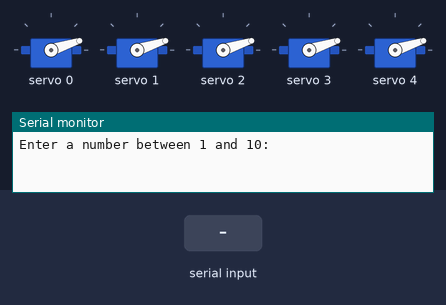
Bench run of a sketch on a simulated Arduino Uno, built with avr-gcc and run on an emulated ATmega328P. Shown: 5 × servo, the last lines printed to the serial monitor. Inputs (shaded band) come from the test bench.

Above: at 1.2 s.
1.3 s: "1\n" received over Serial
At 1.7 s:
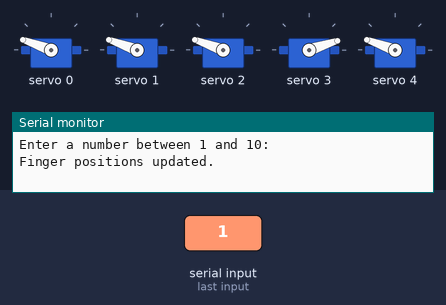
2.8 s: "2\n" received over Serial
At 4.0 s:
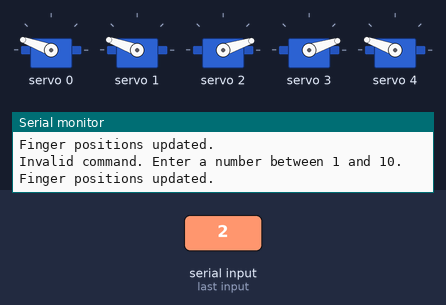
4.3 s: "3\n" received over Serial
At 5.2 s:
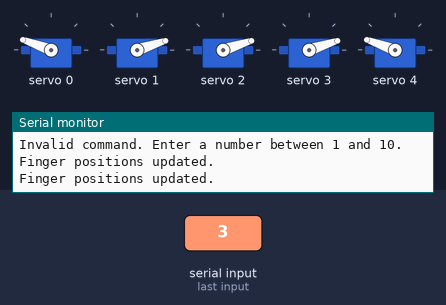
5.8 s: "4\n" received over Serial
At 6.3 s:
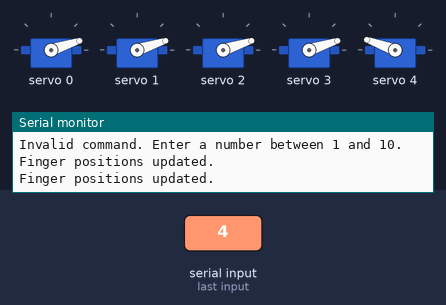
7.3 s: "5\n" received over Serial
At 8.7 s:
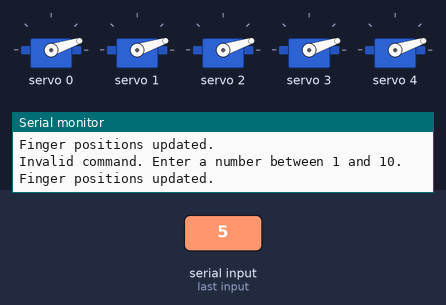
Timing chart, 0 to 9.8 s (numbered marks = the images above; inputs shaded):
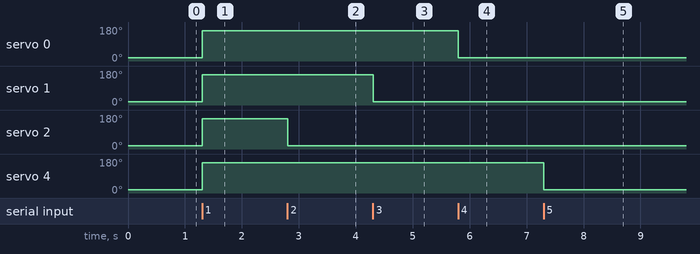

Measured:
- after the input at 1.3 s, servo 0–2, servo 4: 18° → 160° at once
- after the input at 2.8 s, servo 2: 160° → 18° at once
- after the input at 4.3 s, servo 1: 160° → 18° at once
- after the input at 5.8 s, servo 0: 160° → 18° at once
- after the input at 7.3 s, servo 4: 160° → 18° at once

The sketch:

r_hand_fingers_counting.ino
```cpp
#include <Wire.h>
#include <Adafruit_PWMServoDriver.h>

// Create an instance of the PCA9685
Adafruit_PWMServoDriver pca9685 = Adafruit_PWMServoDriver();

// Define servo channels for each finger
#define PINKY_CHANNEL 0
#define RING_CHANNEL 1
#define MIDDLE_CHANNEL 2
#define INDEX_CHANNEL 3
#define THUMB_CHANNEL 4

// Servo parameters
#define SERVOMIN 150  // Min pulse length
#define SERVOMAX 600  // Max pulse length

// Constants for angles
const int ANGLE_OPEN = 0;    // Open position
const int ANGLE_CLOSED = 120; // Closed position

void setup() {
  Serial.begin(9600); // Start serial communication
  pca9685.begin();
  pca9685.setPWMFreq(50); // Set frequency to 50Hz

  // Initialize all fingers to open position
  setAllFingersAngle(ANGLE_OPEN);

  Serial.println("Enter a number between 1 and 10:");
}

void loop() {
  if (Serial.available() > 0) {
    int command = Serial.parseInt(); // Read the number entered

    switch (command) {
      case 1:
        setFingers(ANGLE_CLOSED, ANGLE_CLOSED, ANGLE_CLOSED, ANGLE_OPEN, ANGLE_CLOSED); // Close all except index
        break;
      case 2:
        setFingers(ANGLE_CLOSED, ANGLE_CLOSED, ANGLE_OPEN, ANGLE_OPEN, ANGLE_CLOSED); // Close all except index and middle
        break;
      case 3:
        setFingers(ANGLE_CLOSED, ANGLE_OPEN, ANGLE_OPEN, ANGLE_OPEN, ANGLE_CLOSED); // Close thumb and pinky
        break;
      case 4:
        setFingers(ANGLE_OPEN, ANGLE_OPEN, ANGLE_OPEN, ANGLE_OPEN, ANGLE_CLOSED); // Close thumb only
        break;
      case 5:
        setAllFingersAngle(ANGLE_OPEN); // Open all fingers
        break;
      case 6:
        setFingers(ANGLE_CLOSED, ANGLE_CLOSED, ANGLE_CLOSED, ANGLE_CLOSED, ANGLE_OPEN); // Close all except thumb
        break;
      case 7:
        setFingers(ANGLE_CLOSED, ANGLE_CLOSED, ANGLE_CLOSED, ANGLE_OPEN, ANGLE_OPEN); // Open thumb and index
        break;
      case 8:
        setFingers(ANGLE_CLOSED, ANGLE_CLOSED, ANGLE_OPEN, ANGLE_OPEN, ANGLE_OPEN); // Open thumb, index, and middle
        break;
      case 9:
        setFingers(ANGLE_CLOSED, ANGLE_OPEN, ANGLE_OPEN, ANGLE_OPEN, ANGLE_OPEN); // Open all except pinky
        break;
      case 10:
        setAllFingersAngle(ANGLE_OPEN); // Open all fingers
        break;
      default:
        Serial.println("Invalid command. Enter a number between 1 and 10.");
        break;
    }

    printAngles();
  }
}

// Function to set specific angles for all fingers
void setFingers(int pinky, int ring, int middle, int index, int thumb) {
  setServoAngle(PINKY_CHANNEL, pinky);
  setServoAngle(RING_CHANNEL, ring);
  setServoAngle(MIDDLE_CHANNEL, middle);
  setServoAngle(INDEX_CHANNEL, index);
  setServoAngle(THUMB_CHANNEL, thumb);
}

// Function to set all fingers to the same angle
void setAllFingersAngle(int angle) {
  setFingers(angle, angle, angle, angle, angle);
}

// Function to write a specific angle to a servo
void setServoAngle(uint8_t channel, uint16_t angle) {
  uint16_t pulse = map(angle, 0, 180, SERVOMIN, SERVOMAX);
  pca9685.setPWM(channel, 0, pulse);
}

// Function to print the current angles of all fingers
void printAngles() {
  Serial.println("Finger positions updated.");
}
```
